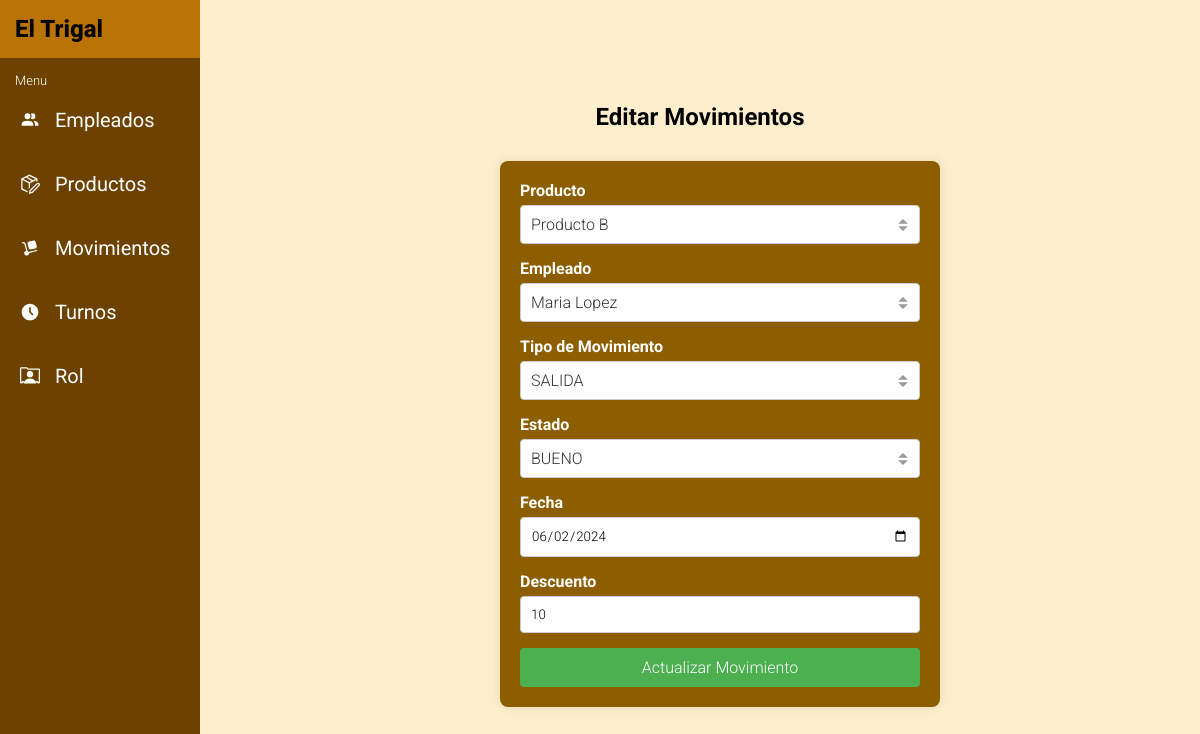
/php/layout/editar-movimientos.php?id=2 (signed in), run on the app's committed database.
### tables this page shows
CREATE TABLE Movimiento (
    id_recepcion INT AUTO_INCREMENT PRIMARY KEY,
    id_producto INT,
    id_personal INT,
    tipo_movimiento VARCHAR(20),
    cantidad INT,
    estado VARCHAR(20),
    fecha DATE,
    descuento INT,
    FOREIGN KEY (id_producto) REFERENCES Producto (id_producto),
    FOREIGN KEY (id_personal) REFERENCES Personal (id_personal)
);

### php/layout/editar-movimientos.php (the view, shortened to what this page needs)
<?php
include ('../config/connection.php');
if (isset($_GET['id']) && !empty($_GET['id'])) {
  $id_movimiento = $_GET['id'];
  $query_movimiento = "SELECT * FROM Movimiento WHERE id_recepcion = $id_movimiento";
  $result_movimiento = $conn->query($query_movimiento);
  if ($result_movimiento->num_rows > 0) {
    $row_movimiento = $result_movimiento->fetch_assoc();
    $query_productos = "SELECT id_producto, nombre_producto FROM Producto";
    $result_productos = $conn->query($query_productos);
    $query_empleados = "SELECT id_personal, CONCAT(nombre, ' ', apellidos) AS nombre_completo FROM Personal";
    $result_empleados = $conn->query($query_empleados);
  } else {
    header("Location: list_movimientos.php");
    exit();
  }
} else {
  header("Location: list_movimientos.php");
  exit();
}
?>
<!DOCTYPE html>
<html lang="es">
<head>
  <link rel="stylesheet" href="../../css/menu.css">
  <link rel="stylesheet" href="../../css/menu-movimientos.css">
</head>
<body>
  <?php include '../components/menu.php' ?>
  <section>
    <h2>Editar Movimientos</h2>
    <div class="productos-container">
      <form action="../controllers/movimientosCtrl/modificaCtrl.php" method="POST">
        <div class="form-group">
          <label for="producto">Producto</label>
          <select id="producto" name="producto" required>
            <?php
            if ($result_productos->num_rows > 0) {
              while ($row_producto = $result_productos->fetch_assoc()) {
                $selected = ($row_producto['id_producto'] == $row_movimiento['id_producto']) ? 'selected' : '';
                echo "<option value='" . $row_producto['id_producto'] . "' $selected>" . $row_producto['nombre_producto'] . "</option>";
              }
            }
            ?>
          </select>
        </div>
        <div class="form-group">
          <label for="empleado">Empleado</label>
          <select id="empleado" name="empleado" required>
            <?php
            if ($result_empleados->num_rows > 0) {
              while ($row_empleado = $result_empleados->fetch_assoc()) {
                $selected = ($row_empleado['id_personal'] == $row_movimiento['id_personal']) ? 'selected' : '';
                echo "<option value='" . $row_empleado['id_personal'] . "' $selected>" . $row_empleado['nombre_completo'] . "</option>";
              }
            }
            ?>
          </select>
        </div>
        <div class="form-group">
          <label for="tipo_movimiento">Tipo de Movimiento</label>
          <select id="tipo_movimiento" name="tipo_movimiento" required>
            <option value="SALIDA" <?php if ($row_movimiento['tipo_movimiento'] == 'SALIDA')
              echo 'selected'; ?>>SALIDA
            </option>
          </select>
        </div>
        <div class="form-group">
          <label for="estado">Estado</label>
          <select id="estado" name="estado" required>
            <option value="BUENO" <?php if ($row_movimiento['estado'] == 'BUENO')
              echo 'selected'; ?>>BUENO</option>
          </select>
        </div>
        <div class="form-group">
          <label for="fecha">Fecha</label>
          <input type="date" id="fecha" name="fecha" value="<?php echo $row_movimiento['fecha']; ?>" required>
        </div>
        <div class="form-group">
          <label for="price">Descuento</label>
          <input type="number" id="price" name="price" value="<?php echo $row_movimiento['descuento']; ?>" min="0.01"
            step="0.01" required>
        </div>
        <button type="submit">Actualizar Movimiento</button>
      </form>
    </div>
  </section>
</body>
</html>

### css/menu.css (style rules this page uses)
* { font-family: "Roboto", sans-serif; font-weight: 300; font-style: normal; margin: 0; padding: 0; }

### css/menu-movimientos.css (style rules this page uses)
body { margin: 0; padding: 0; min-height: 100vh; background: #ffeecc; font-family: "Roboto", sans-serif; font-weight: 300; font-style: normal; }
section { padding: 20px; margin-left: 200px; min-height: 100vh; display: flex; flex-direction: column; justify-content: center; align-items: center; }
section h2 { font-weight: 700; }
.productos-container { width: 40%; min-width: 400px; color: white; margin: 30px; }
form { background-color: #8d5e00; padding: 20px; border-radius: 8px; box-shadow: 0 0 10px rgba(0, 0, 0, 0.1); width: 100%; display: flex; flex-direction: column; justify-content: center; align-items: center; }
.form-group { margin-bottom: 15px; width: 100%; }
.form-group label { display: block; margin-bottom: 5px; font-weight: bold; }
.form-group input[type="text"], .form-group input[type="number"], .form-group input[type="date"] { width: 100%; padding: 10px; border: 1px solid #ccc; border-radius: 4px; box-sizing: border-box; }
.form-group select { width: 100%; padding: 10px; border: 1px solid #ccc; border-radius: 4px; box-sizing: border-box; }
.form-group select { appearance: none; background-color: #fff; background-repeat: no-repeat; background-position: right 10px center; background-size: 12px 12px; padding-right: 30px; font-size: 16px; color: #333; }
button { background-color: #4CAF50; color: white; padding: 10px 15px; border: none; border-radius: 4px; cursor: pointer; font-size: 16px; width: 100%; }

### data on the page
movimiento: tipo_movimiento "SALIDA", fecha "06/02/2024", price "10"

### other printed values
form field producto "Producto B"
form field empleado "Maria Lopez"
